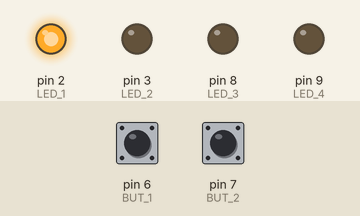
This program was run on a simulated Arduino Uno, built with avr-gcc and run on an emulated ATmega328P. On the bench: output pins drawn as LEDs (lit = HIGH). The test bench sets the inputs (shaded band); at power-on: pin 6 (BUT_1) LOW, pin 7 (BUT_2) LOW.

Above: at 1.2 s.
1.3 s: pin 6 (BUT_1) pulled HIGH for 0.15 s
At 1.8 s:
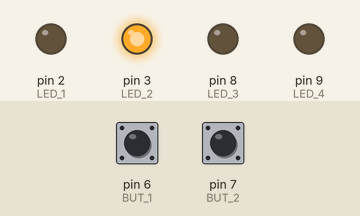
2.9 s: pin 6 (BUT_1) pulled HIGH for 1 s
At 4.2 s:
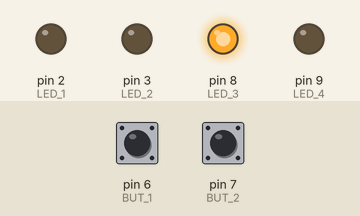
5.4 s: pin 6 (BUT_1) pulled HIGH for 0.15 s
At 6.1 s:
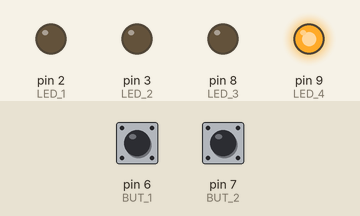
7.0 s: pin 6 (BUT_1) pulled HIGH for 3.2 s
At 7.3 s:
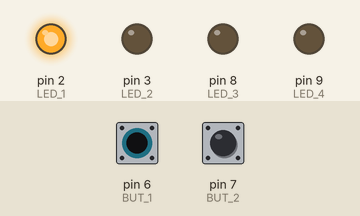
11.7 s: pin 7 (BUT_2) pulled HIGH for 0.15 s
At 12.1 s:
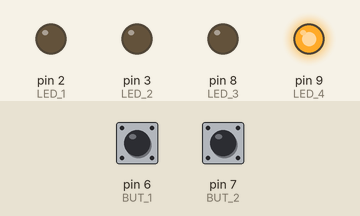
Timing chart, 0 to 14.3 s (numbered marks = the images above; inputs shaded):
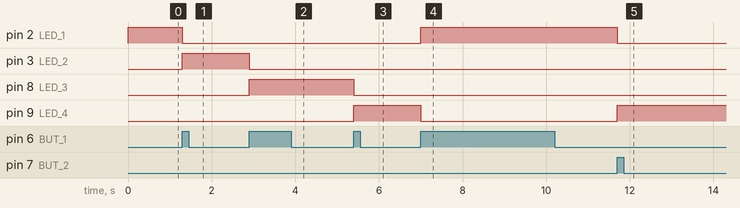

The program:

main.cpp
```cpp
#include <Arduino.h>
#include "fsm_edge.h"
#include "fsm_led.h"

// LED Pins
#define LED_1 2
#define LED_2 3
#define LED_3 8
#define LED_4 9

// Button Pins
#define BUT_1 6
#define BUT_2 7

#define PERIOD 100      // number of cycles before ISR

// Initialize FSMs
fsm_led fsmled;
fsm_edge fsmedge1, fsmedge2;

volatile States_LED state = STATE_1_LED;

void setup() {
  // Initialize FSM
  fsmedge1.setCountThreshold(200);
  fsmedge2.setCountThreshold(200);

  // Initialize GPIO for LEDs and Buttons
  pinMode(LED_1, OUTPUT);
  pinMode(LED_2, OUTPUT);
  pinMode(LED_3, OUTPUT);
  pinMode(LED_4, OUTPUT);

  pinMode(BUT_1, INPUT);
  pinMode(BUT_2, INPUT);

  // Initialize Timer Interurpt for lED's and Edge detector's FSM
  cli();
  TCCR1A = 0;
  TCCR1B = 0; TCCR1B |= 0b010;  // pres 8
  TIMSK1 = 0; TIMSK1 |= 0b1;    // enable ovf int
  TCNT1 = 65535 - PERIOD;
  sei();

}

void loop() {}

ISR (TIMER1_OVF_vect) {
  // Reset counter
  TCNT1 = 65535 - PERIOD;

  // Read buttons and feed it into the fsm
  state = fsmled.computeState(fsmedge1.process(digitalRead(BUT_1)), fsmedge2.process(digitalRead(BUT_2)));

  // Turn on/off LEDs
  digitalWrite(LED_1, state == STATE_1_LED);
  digitalWrite(LED_2, state == STATE_2_LED);
  digitalWrite(LED_3, state == STATE_3_LED);
  digitalWrite(LED_4, state == STATE_4_LED);

}
```

fsm_edge.cpp
```cpp
#include "fsm_edge.h"

bool fsm_edge :: process(bool input) {
    /**
     * Condition on STATE_0
     */
    if (state == STATE_0_Edge) {
        if (input == OFF) {
            // do nothing
        }
        else {
            // if input is On, Rising edge is detected. Return ON
            state = STATE_1_Edge;
            count = 0;
            return ON;
        }
    }

    /**
     * Condition on STATE_1_Edge
     */
    else if (state == STATE_1_Edge) {
        if (count < count_threshold) {
            // do the counting until the threshold
            count++;
        }
        else if (input == OFF) {
            // if input is Off, change to STATE_3_Edge and reset count
            state = STATE_3_Edge;
            count = 0;
        }
        else {
            // if input is On, change to STATE_2_Edge to wait for Off input, and reset count
            state = STATE_2_Edge;
            count = 0;
        }
    }

    /**
     * Condition for STATE_2_Edge
     */
    else if (state == STATE_2_Edge) {
        if (input == OFF) {
            // if input is Off, immediately go to STATE_3_Edge
            count = 0;
            state = STATE_3_Edge;
        }
        else {
            // do nothing, wait of input Off
        }
    }

    /**
     * Condition for STATE_3_Edge
     */
    else if (state == STATE_3_Edge) {
        if (count < count_threshold) {
            // wait for count to reach defined threshold
            count++;
        }
        else if (input == OFF) {
            // if input is Off, wait for input On on STATE_0_Edge, reset count value
            count = 0;
            state = STATE_0_Edge;
        }
        else {
            // if input is On, system receiving another input, Rising edge is detected. Return ON
            count = 0;
            state = STATE_1_Edge;
            return ON;
        }
    }

    // With no rising edge condition, default return would be OFF
    return OFF;
}

void fsm_edge :: setCountThreshold(int val) {
    count_threshold = val;
}

States_Edge fsm_edge :: getState() {
    return state;
}
```

fsm_edge.h
```cpp
#ifndef FSM_EDGE_H
#define FSM_EDGE_H

#define ON 1
#define OFF 0

/**
 * @brief State type, listing STATE_0 - STATE_3 to show current object's state
 *
 */
typedef enum States_Edge {
    STATE_0_Edge,
    STATE_1_Edge,
    STATE_2_Edge,
    STATE_3_Edge
} States_Edge;

/**
 * @brief fsm class
 * initialize an fsm with 0 count, 0 output, and at STATE_0
 * params are made public for simplicity
 *
 */
class fsm_edge {
    private:
        int count = 0;
        States_Edge state = STATE_0_Edge;
        int count_threshold = 200;
    public:
        /**
         * @brief execute process on fsm based on input value
         *
         * @param input integer input value
         * @return int fsm's output
         */
        bool process(bool input);

        /**
         * @brief Set the Count Threshold object
         *
         * @param int val
         */
        void setCountThreshold(int val);

        /**
         * @brief Get the State object
         *
         * @return States_Edge
         */
        States_Edge getState();
};

#endif
```

fsm_led.cpp
```cpp
#include "fsm_led.h"

States_LED fsm_led :: computeState(uint8_t input_a, uint8_t input_b) {

    // Get current condition based on input
    condition = 0x00;
    condition |= ( input_a << 1 ) | input_b;

    // State 1 condition
    if (state == STATE_1_LED) {
        if (condition == 0b10) {
            // Shift 1 to right if only 1 button is detected
            state = STATE_2_LED;
        }
        else if (condition == 0b01) {
            // Shift 1 to left if only 1 button is detected
            state = STATE_4_LED;
        }
    }
    // State 2 condition
    else if (state == STATE_2_LED) {
        if (condition == 0b10) {
            // Shift 1 to right if only 1 button is detected
            state = STATE_3_LED;
        }
        else if (condition == 0b01) {
            // Shift 1 to left if only 1 button is detected
            state = STATE_1_LED;
        }
    }
    // State 3 condition
    else if (state == STATE_3_LED) {
        if (condition == 0b10) {
            // Shift 1 to right if only 1 button is detected
            state = STATE_4_LED;
        }
        else if (condition == 0b01) {
            // Shift 1 to left if only 1 button is detected
            state = STATE_2_LED;
        }
    }
    // State 4 condition
    else if (state == STATE_4_LED) {
        if (condition == 0b10) {
            // Shift 1 to right if only 1 button is detected
            state = STATE_1_LED;
        }
        else if (condition == 0b01) {
            // Shift 1 to left if only 1 button is detected
            state = STATE_3_LED;
        }
    }

    return state;
}

States_LED fsm_led :: getState() {
    return state;
}

uint8_t fsm_led :: getCondition() {
    return condition;
}
```

fsm_led.h
```cpp
#ifndef FSM_LED_H
#define FSM_LED_H

#include <stdint.h>

/**
 * @brief Variable to show LED States
 * Listing LED States from 1, 2, 3, to 4
 */
enum States_LED {
    STATE_1_LED = 1,
    STATE_2_LED = 2,
    STATE_3_LED = 3,
    STATE_4_LED = 4
};

/**
 * @brief LED's FSM class
 */
class fsm_led {
    private:
        States_LED state = STATE_1_LED;
        uint8_t condition = 0;
    public:
        /**
         * @brief compute LED state based on input values
         *
         * @param input_a
         * @param input_b
         * @return States_LED
         */
        States_LED computeState (uint8_t input_a, uint8_t input_b);
        /**
         * @brief Get the State object
         *
         * @return States_LED
         */
        States_LED getState();
        /**
         * @brief Get the Condition object
         *
         * @return uint8_t
         */
        uint8_t getCondition();
};

#endif
```

Measured:
- after the input at 1.3 s, pin 2 (LED_1): HIGH → LOW at once; pin 3 (LED_2): LOW → HIGH at once
- after the input at 2.9 s, pin 3 (LED_2): HIGH → LOW at once; pin 8 (LED_3): LOW → HIGH at once
- after the input at 5.4 s, pin 8 (LED_3): HIGH → LOW at once; pin 9 (LED_4): LOW → HIGH at once
- after the input at 7.0 s, pin 2 (LED_1): LOW → HIGH at once; pin 9 (LED_4): HIGH → LOW at once
- after the input at 11.7 s, pin 2 (LED_1): HIGH → LOW at once; pin 9 (LED_4): LOW → HIGH at once
